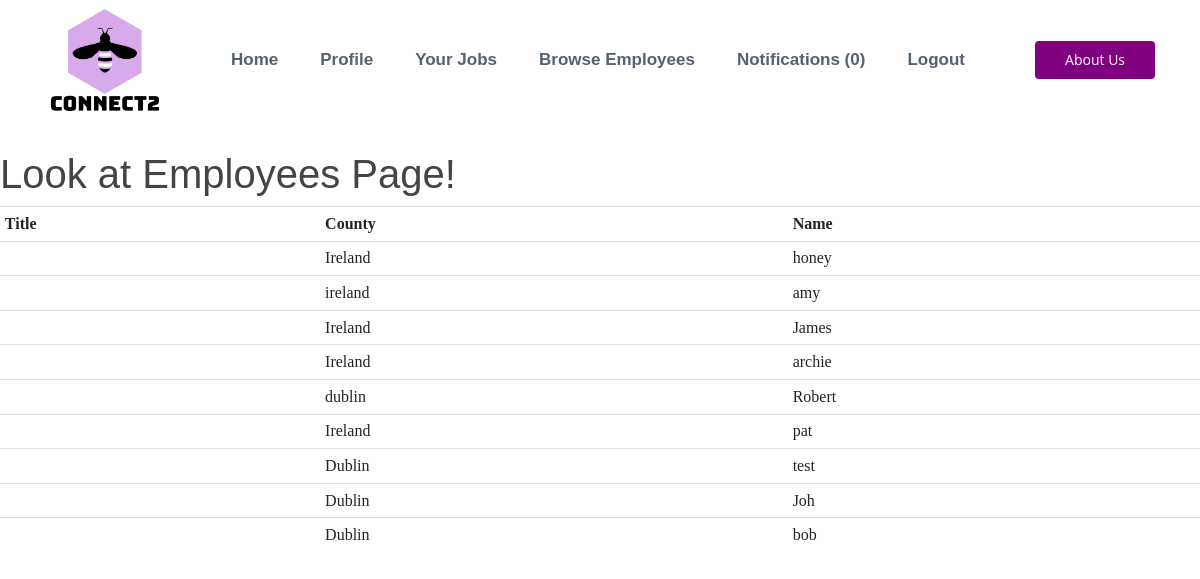
The app's page /browse/ (signed in) with its own data.
### account/models.py (models this page shows, shortened)
class Employee(models.Model):
    user = models.OneToOneField(User, on_delete=models.CASCADE)
    first_name = models.CharField(max_length=200, blank=True)
    last_name = models.CharField(max_length=200, blank=True)
    email = models.EmailField(max_length=200, blank=True)
    phone_number = models.CharField(max_length=200, blank=True)
    tag = models.TextField(max_length=200, blank=True)
    sector = models.CharField(max_length=200, blank=True)
    avatar = models.ImageField(default='avatar.jpg', upload_to='avatar_pics')
    county = models.CharField(max_length=200, blank=True)
    slug = models.SlugField(unique=True, blank=True)
    updated = models.DateTimeField(auto_now=True)
    created = models.DateTimeField(auto_now_add=True)
    title = models.CharField(max_length=200, blank=True)
    city = models.CharField(max_length=200, blank=True)
    personality_test = models.BooleanField(default=False)
    person_avatar = models.ImageField(
        default='owls.png', upload_to='avatar_pics')
    __initial_first_name = None
    __initial_last_name = None
    def __init__(self, *args, **kwargs):
        super().__init__(*args, **kwargs)
        self.__initial_first_name = self.first_name
        self.__initial_last_name = self.last_name

### employer/views.py (the view)
# urls.py: path('browse/', browse, name='browse'),
def browse(request):
    employer = Employer.objects.get(user=request.user)
    employees = Employee.objects.all()
    context = {
        'employer': employer,
        'employees': employees,
    }
    return render(request, 'employer/browse.html', context)

### notifications/context_processors.py (called while the page is built)
def notifications(request):
    if request.user.is_authenticated:
        return {'notifications': request.user.notifications.filter(is_read=False)}
    else:
        return {'notifications': []}

### employer/templates/employer/browse.html
{% extends 'employer/core.html' %}
{% block content %}
<h1> Look at Employees Page!</h1>
<table class="table table-sm">
    <tr>
        <th>Title</th>
        <th>County</th>
        <th>Name</th>
    </tr>
    {% for employee in employees %}
    <tr>
        <td>{{employee.title}}</td>
        <td>{{employee.county}}</td>
        <td>{{employee.first_name}}</td>
        {% endfor %}
    </tr>
    </tr>
</table>
{% endblock %}

### static/core.css (style rules this page uses)
table { counter-reset: tableCount; font-family: Georgia; }
body { font-family: "Open Sans", sans-serif; color: #444444; }
h1, h2, h3, h4, h5, h6 { font-family: "Raleway", sans-serif; }

### records on screen
Employee: county "Ireland", first_name "honey"
Employee: county "ireland", first_name "amy"
Employee: county "Ireland", first_name "James"
Employee: county "Ireland", first_name "archie"
Employee: county "dublin", first_name "Robert"
Employee: county "Ireland", first_name "pat"
Employee: county "Dublin", first_name "test"
Employee: county "Dublin", first_name "Joh"
Employee: county "Dublin", first_name "bob"

### other values on screen
{{ notifications.count }} "0"
